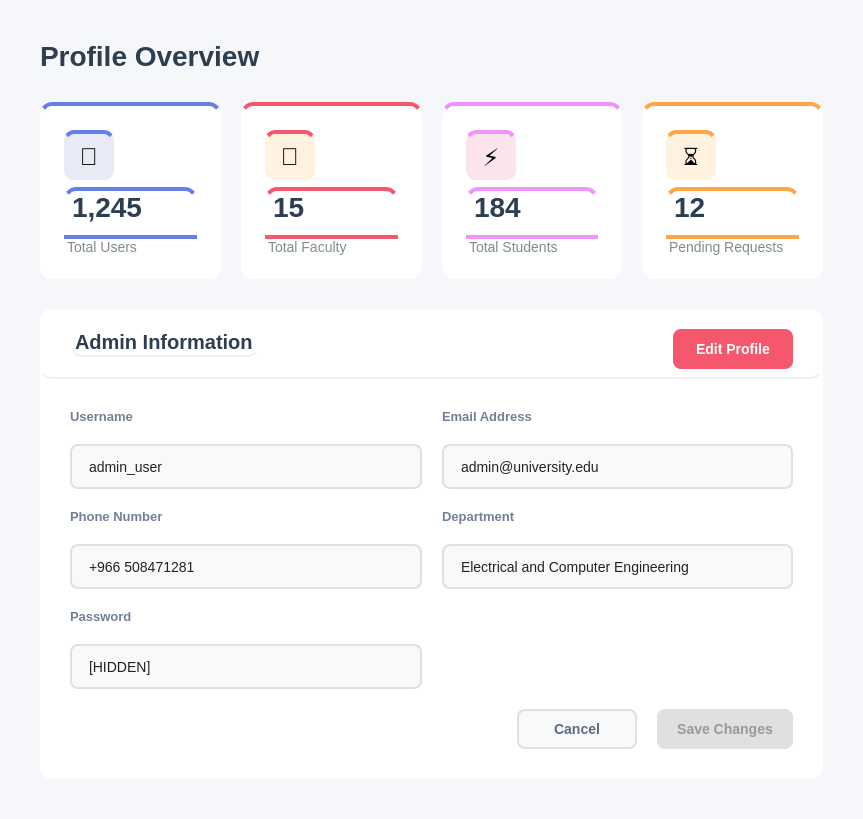
<?xml version="1.0" encoding="UTF-8"?>
<ui version="4.0">
 <class>OverviewWidget</class>
 <widget class="QWidget" name="OverviewWidget">
  <property name="geometry">
   <rect>
    <x>0</x>
    <y>0</y>
    <width>863</width>
    <height>819</height>
   </rect>
  </property>
  <property name="windowTitle">
   <string>Overview</string>
  </property>
  <property name="styleSheet">
   <string notr="true">background-color: #f5f7fa;</string>
  </property>
  <layout class="QVBoxLayout" name="mainLayout">
   <property name="spacing">
    <number>30</number>
   </property>
   <property name="leftMargin">
    <number>40</number>
   </property>
   <property name="topMargin">
    <number>40</number>
   </property>
   <property name="rightMargin">
    <number>40</number>
   </property>
   <property name="bottomMargin">
    <number>40</number>
   </property>
   <item>
    <widget class="QLabel" name="titleLabel">
     <property name="styleSheet">
      <string notr="true">font-size: 28px; font-weight: bold; color: #2c3e50; background: transparent;</string>
     </property>
     <property name="text">
      <string>Profile Overview</string>
     </property>
    </widget>
   </item>
   <item>
    <layout class="QHBoxLayout" name="statsLayout">
     <property name="spacing">
      <number>20</number>
     </property>
     <item>
      <widget class="QFrame" name="totalUsersFrame">
       <property name="minimumSize">
        <size>
         <width>0</width>
         <height>160</height>
        </size>
       </property>
       <property name="styleSheet">
        <string notr="true">background-color: white; border-radius: 12px; border-top: 4px solid #667eea;</string>
       </property>
       <property name="frameShape">
        <enum>QFrame::Shape::StyledPanel</enum>
       </property>
       <layout class="QVBoxLayout" name="totalUsersLayout">
        <property name="spacing">
         <number>12</number>
        </property>
        <property name="leftMargin">
         <number>24</number>
        </property>
        <property name="topMargin">
         <number>24</number>
        </property>
        <property name="rightMargin">
         <number>24</number>
        </property>
        <property name="bottomMargin">
         <number>24</number>
        </property>
        <item>
         <widget class="QLabel" name="totalUsersIcon">
          <property name="minimumSize">
           <size>
            <width>50</width>
            <height>50</height>
           </size>
          </property>
          <property name="maximumSize">
           <size>
            <width>50</width>
            <height>50</height>
           </size>
          </property>
          <property name="styleSheet">
           <string notr="true">background-color: #e8eaf6; border-radius: 10px; font-size: 24px;</string>
          </property>
          <property name="text">
           <string>👥</string>
          </property>
          <property name="alignment">
           <set>Qt::AlignmentFlag::AlignCenter</set>
          </property>
         </widget>
        </item>
        <item>
         <widget class="QLabel" name="totalUsersValue">
          <property name="styleSheet">
           <string notr="true">font-size: 28px; font-weight: bold; color: #2c3e50; background: transparent;</string>
          </property>
          <property name="text">
           <string>1,245</string>
          </property>
         </widget>
        </item>
        <item>
         <widget class="QLabel" name="totalUsersLabel">
          <property name="styleSheet">
           <string notr="true">font-size: 14px; color: #7f8c8d; background: transparent;</string>
          </property>
          <property name="text">
           <string>Total Users</string>
          </property>
         </widget>
        </item>
       </layout>
      </widget>
     </item>
     <item>
      <widget class="QFrame" name="pendingRequestsFrame_2">
       <property name="minimumSize">
        <size>
         <width>0</width>
         <height>160</height>
        </size>
       </property>
       <property name="styleSheet">
        <string notr="true">background-color: white;
border-radius: 12px;
border-top: 4px solid #f5576c;  /* same color as Edit Profile button */
</string>
       </property>
       <property name="frameShape">
        <enum>QFrame::Shape::StyledPanel</enum>
       </property>
       <layout class="QVBoxLayout" name="pendingRequestsLayout_2">
        <property name="spacing">
         <number>12</number>
        </property>
        <property name="leftMargin">
         <number>24</number>
        </property>
        <property name="topMargin">
         <number>24</number>
        </property>
        <property name="rightMargin">
         <number>24</number>
        </property>
        <property name="bottomMargin">
         <number>24</number>
        </property>
        <item>
         <widget class="QLabel" name="pendingRequestsIcon_2">
          <property name="minimumSize">
           <size>
            <width>50</width>
            <height>50</height>
           </size>
          </property>
          <property name="maximumSize">
           <size>
            <width>50</width>
            <height>50</height>
           </size>
          </property>
          <property name="styleSheet">
           <string notr="true">background-color: #fff3e0; border-radius: 10px; font-size: 24px;</string>
          </property>
          <property name="text">
           <string>📔</string>
          </property>
          <property name="alignment">
           <set>Qt::AlignmentFlag::AlignCenter</set>
          </property>
         </widget>
        </item>
        <item>
         <widget class="QLabel" name="pendingRequestsValue_2">
          <property name="styleSheet">
           <string notr="true">font-size: 28px; font-weight: bold; color: #2c3e50; background: transparent;</string>
          </property>
          <property name="text">
           <string>15</string>
          </property>
         </widget>
        </item>
        <item>
         <widget class="QLabel" name="pendingRequestsLabel_2">
          <property name="styleSheet">
           <string notr="true">font-size: 14px; color: #7f8c8d; background: transparent;</string>
          </property>
          <property name="text">
           <string>Total Faculty</string>
          </property>
         </widget>
        </item>
       </layout>
      </widget>
     </item>
     <item>
      <widget class="QFrame" name="totalStudentsFrame">
       <property name="minimumSize">
        <size>
         <width>0</width>
         <height>160</height>
        </size>
       </property>
       <property name="styleSheet">
        <string notr="true">background-color: white; border-radius: 12px; border-top: 4px solid #f093fb;</string>
       </property>
       <property name="frameShape">
        <enum>QFrame::Shape::StyledPanel</enum>
       </property>
       <layout class="QVBoxLayout" name="totalStudentsLayout">
        <property name="spacing">
         <number>12</number>
        </property>
        <property name="leftMargin">
         <number>24</number>
        </property>
        <property name="topMargin">
         <number>24</number>
        </property>
        <property name="rightMargin">
         <number>24</number>
        </property>
        <property name="bottomMargin">
         <number>24</number>
        </property>
        <item>
         <widget class="QLabel" name="totalStudentsIcon">
          <property name="minimumSize">
           <size>
            <width>50</width>
            <height>50</height>
           </size>
          </property>
          <property name="maximumSize">
           <size>
            <width>50</width>
            <height>50</height>
           </size>
          </property>
          <property name="styleSheet">
           <string notr="true">background-color: #fce4ec; border-radius: 10px; font-size: 24px;</string>
          </property>
          <property name="text">
           <string>⚡</string>
          </property>
          <property name="alignment">
           <set>Qt::AlignmentFlag::AlignCenter</set>
          </property>
         </widget>
        </item>
        <item>
         <widget class="QLabel" name="totalStudentsValue">
          <property name="styleSheet">
           <string notr="true">font-size: 28px; font-weight: bold; color: #2c3e50; background: transparent;</string>
          </property>
          <property name="text">
           <string>184</string>
          </property>
         </widget>
        </item>
        <item>
         <widget class="QLabel" name="totalStudentsLabel">
          <property name="styleSheet">
           <string notr="true">font-size: 14px; color: #7f8c8d; background: transparent;</string>
          </property>
          <property name="text">
           <string>Total Students</string>
          </property>
         </widget>
        </item>
       </layout>
      </widget>
     </item>
     <item>
      <widget class="QFrame" name="pendingRequestsFrame">
       <property name="minimumSize">
        <size>
         <width>0</width>
         <height>160</height>
        </size>
       </property>
       <property name="styleSheet">
        <string notr="true">background-color: white; border-radius: 12px; border-top: 4px solid #ffa647;</string>
       </property>
       <property name="frameShape">
        <enum>QFrame::Shape::StyledPanel</enum>
       </property>
       <layout class="QVBoxLayout" name="pendingRequestsLayout">
        <property name="spacing">
         <number>12</number>
        </property>
        <property name="leftMargin">
         <number>24</number>
        </property>
        <property name="topMargin">
         <number>24</number>
        </property>
        <property name="rightMargin">
         <number>24</number>
        </property>
        <property name="bottomMargin">
         <number>24</number>
        </property>
        <item>
         <widget class="QLabel" name="pendingRequestsIcon">
          <property name="minimumSize">
           <size>
            <width>50</width>
            <height>50</height>
           </size>
          </property>
          <property name="maximumSize">
           <size>
            <width>50</width>
            <height>50</height>
           </size>
          </property>
          <property name="styleSheet">
           <string notr="true">background-color: #fff3e0; border-radius: 10px; font-size: 24px;</string>
          </property>
          <property name="text">
           <string>⏳</string>
          </property>
          <property name="alignment">
           <set>Qt::AlignmentFlag::AlignCenter</set>
          </property>
         </widget>
        </item>
        <item>
         <widget class="QLabel" name="pendingRequestsValue">
          <property name="styleSheet">
           <string notr="true">font-size: 28px; font-weight: bold; color: #2c3e50; background: transparent;</string>
          </property>
          <property name="text">
           <string>12</string>
          </property>
         </widget>
        </item>
        <item>
         <widget class="QLabel" name="pendingRequestsLabel">
          <property name="styleSheet">
           <string notr="true">font-size: 14px; color: #7f8c8d; background: transparent;</string>
          </property>
          <property name="text">
           <string>Pending Requests</string>
          </property>
         </widget>
        </item>
       </layout>
      </widget>
     </item>
    </layout>
   </item>
   <item>
    <widget class="QFrame" name="adminInfoFrame">
     <property name="styleSheet">
      <string notr="true">background-color: white; border-radius: 12px;</string>
     </property>
     <property name="frameShape">
      <enum>QFrame::Shape::StyledPanel</enum>
     </property>
     <layout class="QVBoxLayout" name="adminInfoMainLayout">
      <property name="spacing">
       <number>0</number>
      </property>
      <property name="leftMargin">
       <number>0</number>
      </property>
      <property name="topMargin">
       <number>0</number>
      </property>
      <property name="rightMargin">
       <number>0</number>
      </property>
      <property name="bottomMargin">
       <number>0</number>
      </property>
      <item>
       <widget class="QFrame" name="adminInfoHeader">
        <property name="minimumSize">
         <size>
          <width>0</width>
          <height>70</height>
         </size>
        </property>
        <property name="maximumSize">
         <size>
          <width>16777215</width>
          <height>70</height>
         </size>
        </property>
        <property name="styleSheet">
         <string notr="true">background: transparent; border-bottom: 2px solid #f0f0f0;</string>
        </property>
        <property name="frameShape">
         <enum>QFrame::Shape::StyledPanel</enum>
        </property>
        <layout class="QHBoxLayout" name="adminInfoHeaderLayout">
         <property name="leftMargin">
          <number>30</number>
         </property>
         <property name="topMargin">
          <number>20</number>
         </property>
         <property name="rightMargin">
          <number>30</number>
         </property>
         <property name="bottomMargin">
          <number>20</number>
         </property>
         <item>
          <widget class="QLabel" name="adminInfoTitle">
           <property name="styleSheet">
            <string notr="true">font-size: 20px; font-weight: bold; color: #2c3e50; background: transparent;</string>
           </property>
           <property name="text">
            <string>Admin Information</string>
           </property>
          </widget>
         </item>
         <item>
          <spacer name="headerSpacer">
           <property name="orientation">
            <enum>Qt::Orientation::Horizontal</enum>
           </property>
           <property name="sizeHint" stdset="0">
            <size>
             <width>40</width>
             <height>20</height>
            </size>
           </property>
          </spacer>
         </item>
         <item>
          <widget class="QPushButton" name="buttonEdit">
           <property name="minimumSize">
            <size>
             <width>120</width>
             <height>40</height>
            </size>
           </property>
           <property name="cursor">
            <cursorShape>PointingHandCursor</cursorShape>
           </property>
           <property name="styleSheet">
            <string notr="true">QPushButton {
    background-color: #f5576c;
    color: #ffffff;
    border: none;
    border-radius: 8px;
    font-size: 14px;
    font-weight: bold;
    padding: 10px 20px;
    transition: background-color 150ms;
}
QPushButton:hover {
    background-color: #e5475c;
}
QPushButton:pressed {
    background-color: #d43f52;
}
</string>
           </property>
           <property name="text">
            <string>Edit Profile</string>
           </property>
          </widget>
         </item>
        </layout>
       </widget>
      </item>
      <item>
       <widget class="QWidget" name="adminInfoBody" native="true">
        <property name="styleSheet">
         <string notr="true">background: transparent;</string>
        </property>
        <layout class="QVBoxLayout" name="adminInfoBodyLayout">
         <property name="spacing">
          <number>20</number>
         </property>
         <property name="leftMargin">
          <number>30</number>
         </property>
         <property name="topMargin">
          <number>30</number>
         </property>
         <property name="rightMargin">
          <number>30</number>
         </property>
         <property name="bottomMargin">
          <number>30</number>
         </property>
         <item>
          <layout class="QGridLayout" name="fieldsGrid">
           <property name="spacing">
            <number>20</number>
           </property>
           <item row="3" column="0">
            <widget class="QLineEdit" name="lineEditPhone">
             <property name="enabled">
              <bool>true</bool>
             </property>
             <property name="minimumSize">
              <size>
               <width>0</width>
               <height>45</height>
              </size>
             </property>
             <property name="styleSheet">
              <string notr="true">QLineEdit {
    padding: 10px 15px;
    border: 2px solid #e0e0e0;
    border-radius: 8px;
    font-size: 14px;
    background-color: #f8f9fa;
    color: #222222;        /* slightly dark text */
}
/* Read-only state */
QLineEdit[readOnly=&quot;true&quot;] {
    background-color: #f0f0f0;       /* softer to indicate non-editable */
    color: #555555;                  /* slightly faded text */
}

</string>
             </property>
             <property name="text">
              <string>+966 508471281</string>
             </property>
             <property name="readOnly">
              <bool>true</bool>
             </property>
            </widget>
           </item>
           <item row="0" column="1">
            <widget class="QLabel" name="labelEmail">
             <property name="styleSheet">
              <string notr="true">font-size: 13px; color: #718096; font-weight: bold; background: transparent;</string>
             </property>
             <property name="text">
              <string>Email Address</string>
             </property>
            </widget>
           </item>
           <item row="0" column="0">
            <widget class="QLabel" name="labelUsername">
             <property name="styleSheet">
              <string notr="true">font-size: 13px; color: #718096; font-weight: bold; background: transparent;</string>
             </property>
             <property name="text">
              <string>Username</string>
             </property>
            </widget>
           </item>
           <item row="3" column="1">
            <widget class="QLineEdit" name="lineEditDepartment">
             <property name="enabled">
              <bool>true</bool>
             </property>
             <property name="minimumSize">
              <size>
               <width>0</width>
               <height>45</height>
              </size>
             </property>
             <property name="styleSheet">
              <string notr="true">QLineEdit {
    padding: 10px 15px;
    border: 2px solid #e0e0e0;
    border-radius: 8px;
    font-size: 14px;
    background-color: #f8f9fa;
    color: #222222;        /* slightly dark text */
}
/* Read-only state */
QLineEdit[readOnly=&quot;true&quot;] {
    background-color: #f0f0f0;       /* softer to indicate non-editable */
    color: #555555;                  /* slightly faded text */
}

</string>
             </property>
             <property name="text">
              <string>Electrical and Computer Engineering</string>
             </property>
             <property name="readOnly">
              <bool>true</bool>
             </property>
            </widget>
           </item>
           <item row="1" column="0">
            <widget class="QLineEdit" name="lineEditName">
             <property name="enabled">
              <bool>true</bool>
             </property>
             <property name="minimumSize">
              <size>
               <width>0</width>
               <height>45</height>
              </size>
             </property>
             <property name="styleSheet">
              <string notr="true">QLineEdit {
    padding: 10px 15px;
    border: 2px solid #e0e0e0;
    border-radius: 8px;
    font-size: 14px;
    background-color: #f8f9fa;
    color: #222222;        /* slightly dark text */
}
/* Read-only state */
QLineEdit[readOnly=&quot;true&quot;] {
    background-color: #f0f0f0;       /* softer to indicate non-editable */
    color: #555555;                  /* slightly faded text */
}

</string>
             </property>
             <property name="text">
              <string>admin_user</string>
             </property>
             <property name="readOnly">
              <bool>true</bool>
             </property>
            </widget>
           </item>
           <item row="2" column="1">
            <widget class="QLabel" name="labelDepatment">
             <property name="styleSheet">
              <string notr="true">font-size: 13px; color: #718096; font-weight: bold; background: transparent;</string>
             </property>
             <property name="text">
              <string>Department</string>
             </property>
            </widget>
           </item>
           <item row="5" column="0">
            <widget class="QLineEdit" name="lineEditPhone_2">
             <property name="enabled">
              <bool>true</bool>
             </property>
             <property name="minimumSize">
              <size>
               <width>0</width>
               <height>45</height>
              </size>
             </property>
             <property name="styleSheet">
              <string notr="true">QLineEdit {
    padding: 10px 15px;
    border: 2px solid #e0e0e0;
    border-radius: 8px;
    font-size: 14px;
    background-color: #f8f9fa;
    color: #222222;        /* slightly dark text */
}
/* Read-only state */
QLineEdit[readOnly=&quot;true&quot;] {
    background-color: #f0f0f0;       /* softer to indicate non-editable */
    color: #555555;                  /* slightly faded text */
}

</string>
             </property>
             <property name="text">
              <string>[HIDDEN]</string>
             </property>
             <property name="readOnly">
              <bool>true</bool>
             </property>
            </widget>
           </item>
           <item row="2" column="0">
            <widget class="QLabel" name="labelPhone">
             <property name="styleSheet">
              <string notr="true">font-size: 13px; color: #718096; font-weight: bold; background: transparent;</string>
             </property>
             <property name="text">
              <string>Phone Number</string>
             </property>
            </widget>
           </item>
           <item row="1" column="1">
            <widget class="QLineEdit" name="lineEditEmail">
             <property name="enabled">
              <bool>true</bool>
             </property>
             <property name="minimumSize">
              <size>
               <width>0</width>
               <height>45</height>
              </size>
             </property>
             <property name="styleSheet">
              <string notr="true">QLineEdit {
    padding: 10px 15px;
    border: 2px solid #e0e0e0;
    border-radius: 8px;
    font-size: 14px;
    background-color: #f8f9fa;
    color: #222222;        /* slightly dark text */
}
/* Read-only state */
QLineEdit[readOnly=&quot;true&quot;] {
    background-color: #f0f0f0;       /* softer to indicate non-editable */
    color: #555555;                  /* slightly faded text */
}

</string>
             </property>
             <property name="text">
              <string>admin@university.edu</string>
             </property>
             <property name="readOnly">
              <bool>true</bool>
             </property>
            </widget>
           </item>
           <item row="4" column="0">
            <widget class="QLabel" name="labelPhone_2">
             <property name="styleSheet">
              <string notr="true">font-size: 13px; color: #718096; font-weight: bold; background: transparent;</string>
             </property>
             <property name="text">
              <string>Password</string>
             </property>
            </widget>
           </item>
          </layout>
         </item>
         <item>
          <layout class="QHBoxLayout" name="buttonsLayout">
           <item>
            <spacer name="buttonsSpacer">
             <property name="orientation">
              <enum>Qt::Orientation::Horizontal</enum>
             </property>
             <property name="sizeHint" stdset="0">
              <size>
               <width>40</width>
               <height>20</height>
              </size>
             </property>
            </spacer>
           </item>
           <item>
            <widget class="QPushButton" name="buttonCancel">
             <property name="minimumSize">
              <size>
               <width>120</width>
               <height>40</height>
              </size>
             </property>
             <property name="cursor">
              <cursorShape>PointingHandCursor</cursorShape>
             </property>
             <property name="styleSheet">
              <string notr="true">QPushButton {
    background-color: #f8f9fa;
    color: #5a6c7d;
    border: 2px solid #e0e0e0;
    border-radius: 8px;
    font-size: 14px;
    font-weight: bold;
    padding: 10px 20px;
}

QPushButton:hover {
    border-color: #f5576c;
    color: #f5576c;
}

QPushButton:pressed {
    background-color: #e0e0e0; /* darker grey for pressed feedback */
    border-color: #f5576c;
    color: #f5576c;
}</string>
             </property>
             <property name="text">
              <string>Cancel</string>
             </property>
            </widget>
           </item>
           <item>
            <widget class="QPushButton" name="buttonSave">
             <property name="enabled">
              <bool>false</bool>
             </property>
             <property name="minimumSize">
              <size>
               <width>120</width>
               <height>40</height>
              </size>
             </property>
             <property name="cursor">
              <cursorShape>PointingHandCursor</cursorShape>
             </property>
             <property name="styleSheet">
              <string notr="true">QPushButton {
    background-color: #f5576c;
    color: white;
    border: none;
    border-radius: 8px;
    font-size: 14px;
    font-weight: bold;
    padding: 10px 20px;
}

QPushButton:hover {
    background-color: #e5475c;
}

QPushButton:pressed {
    background-color: #d93f53; /* slightly darker for click feedback */
}

QPushButton:disabled {
    background-color: #e0e0e0;
    color: #999999;
}
</string>
             </property>
             <property name="text">
              <string>Save Changes</string>
             </property>
            </widget>
           </item>
          </layout>
         </item>
        </layout>
       </widget>
      </item>
     </layout>
    </widget>
   </item>
  </layout>
 </widget>
 <resources/>
 <connections/>
</ui>
